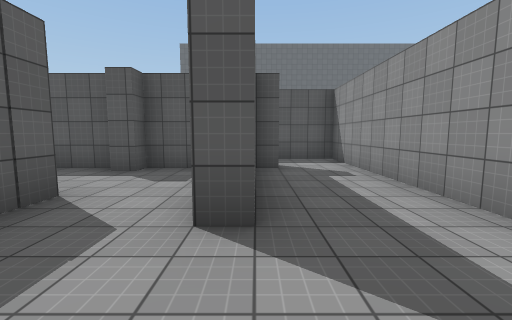
View 1 (above)

24 first-person views from a walk through a scene from a Unity 3-D project. The camera is 1.5 m above the floor, tilts 6° down and sees 90° across. The floor is counted in squares, 2 m on a side. Each view is taken from the middle of a square. On the plan, view 1 faces up. The plan holds only what a view shows up to about 9 squares ahead; the rest is blank. The place goes on beyond the plan. The player is left out. Surface patterns are stand-ins for the level's own textures.

View 2
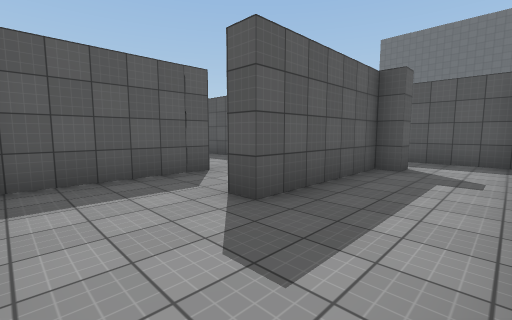

View 3
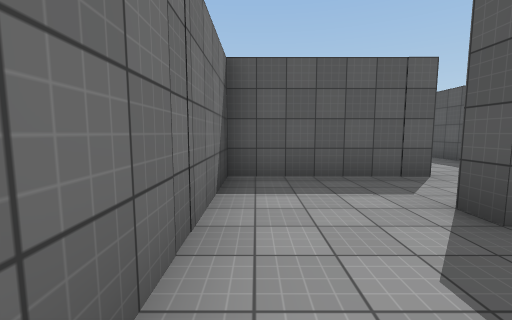

View 4
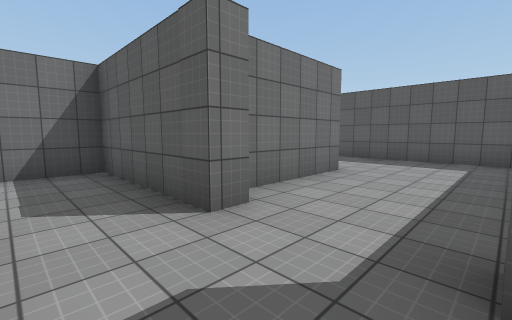

View 5
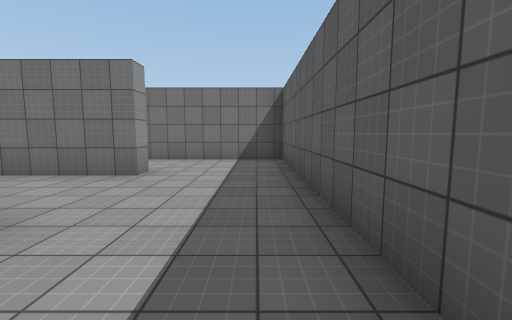

View 6
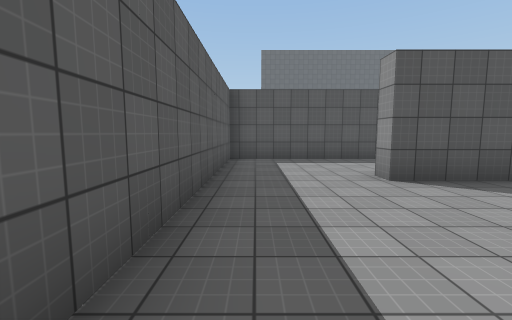

View 7
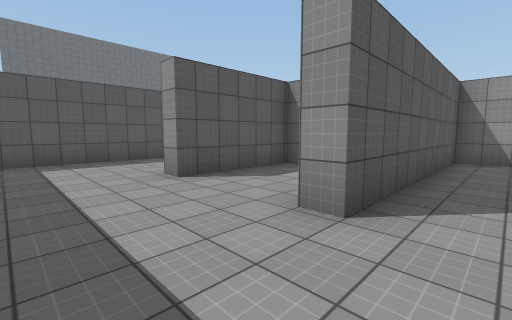

View 8
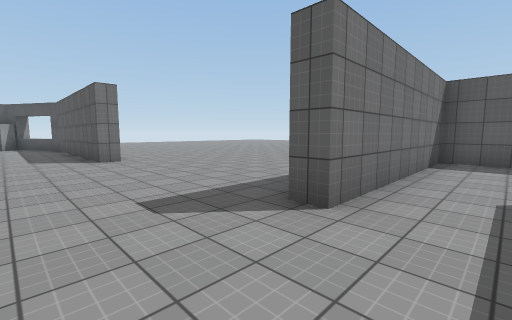

View 9
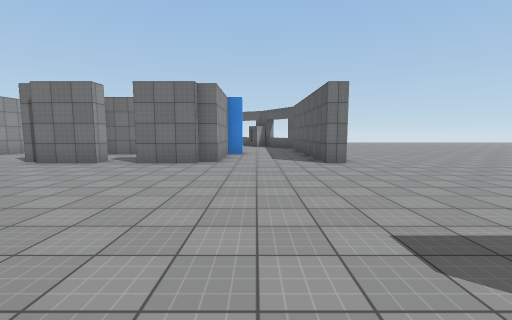

View 10
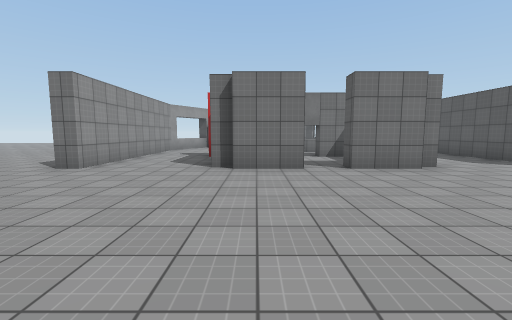

View 11
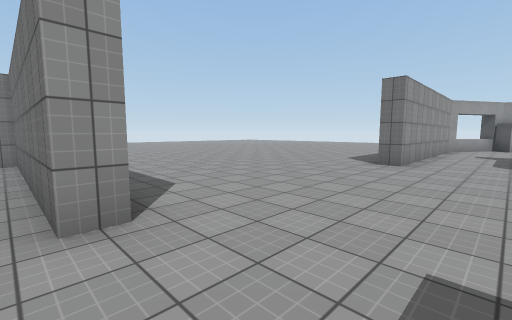

View 12
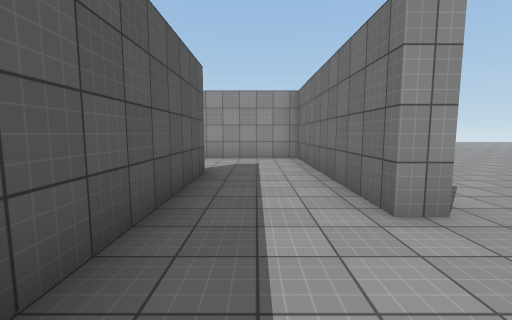

View 13
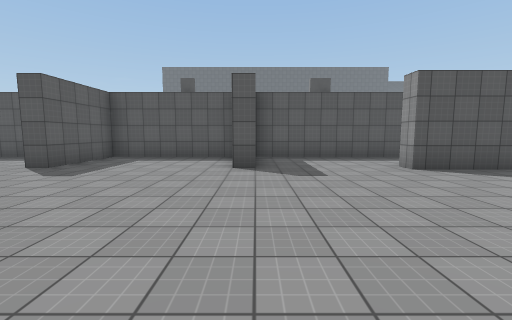

View 14
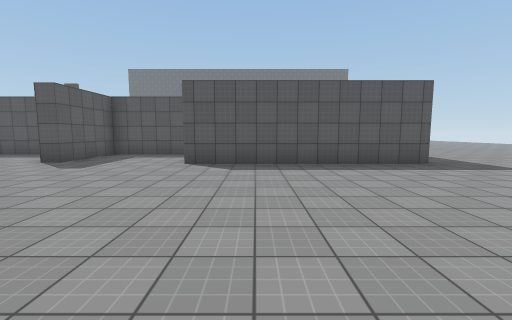

View 15
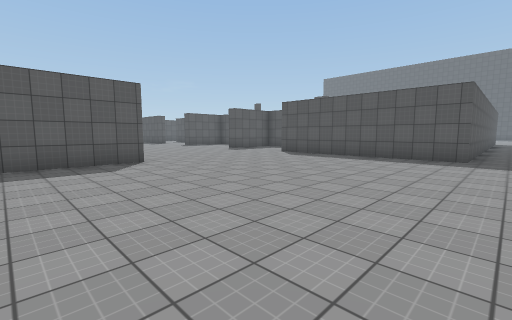

View 16
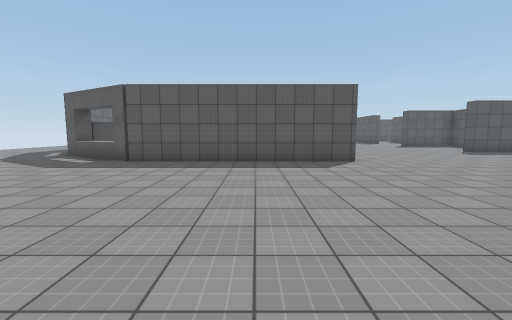

View 17
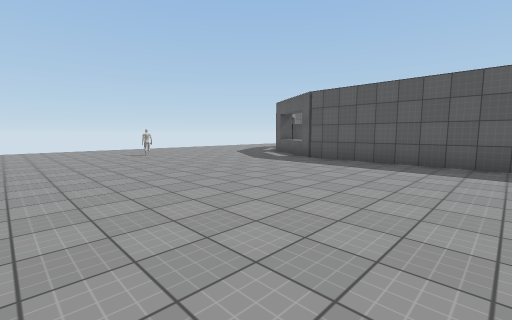

View 18
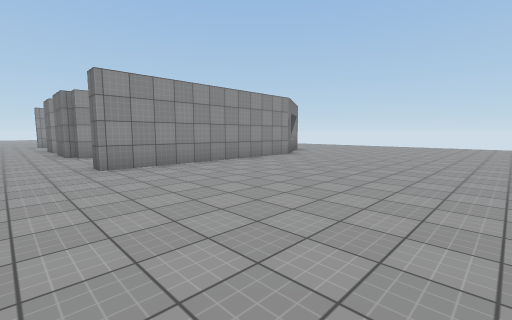

View 19
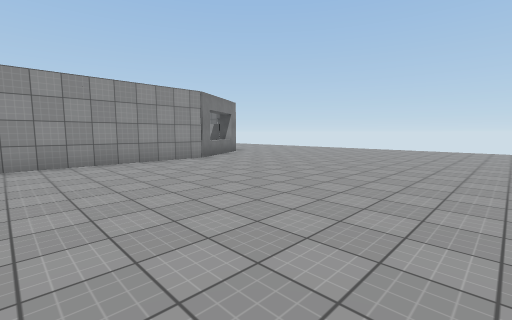

View 20
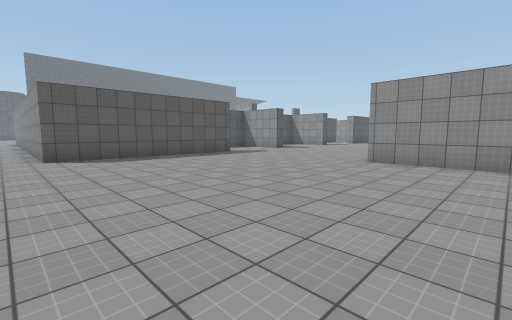

View 21
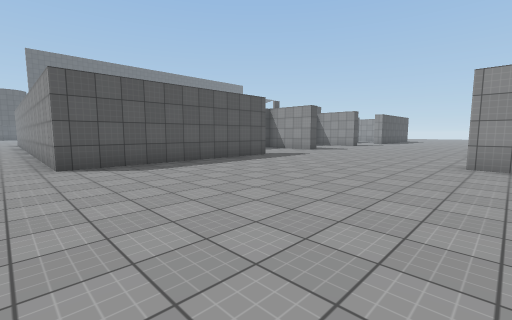

View 22
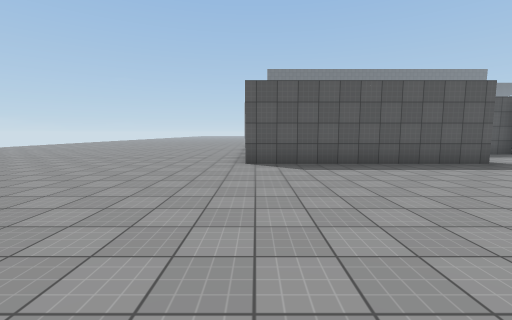

View 23
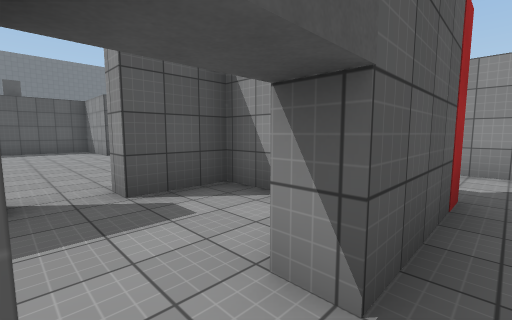

View 24
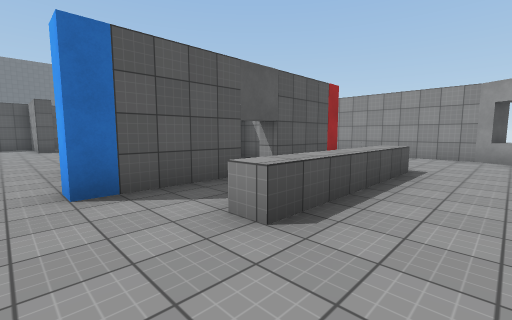

### Floor plan
Key: @ floor where view 1 was taken; # wall or solid block; x gap in a wall; . floor; ^ raised ledge; T thing the floor can be seen under or through.
Columns run from 10 left of view 1 to 15 right of it. Each row starts with its distance up from view 1.
  8           ####
  7           ...#
  6  ##########..#
  5  #........#..#
  4  #........#..#
  3  #......#.#..#
  2 .#...####....#
  1 .#.....#.....
  0 .#.....#..@..           #.
 -1 .#...################...#.
 -2 .#........#....#........#.
 -3 .######...#....#...######.
 -4 ..........................
 -5 ..........................
 -6 ..........................
 -7 ..........................
 -8 ..........................
 -9 ...........#TT#...........
-10 .......#..##TT##..#.......
-11 .......#..##..##..#.......
-12 .......#..##xx##..#.......
-13 .......#..........#.......
-14 .......# ..^^^^...#.......
-15 .......# .........#.......
-16 .......^ .........^.......

Where each view was taken, in squares from view 1:
view 1: 0 up, 0 right, facing up
view 2: 0 up, 2 right, facing up-left
view 3: 0 up, 2 right, facing left
view 4: 5 up, 1 left, facing down-left
view 5: 4 up, 8 left, facing down
view 6: 2 down, 8 left, facing up
view 7: 2 down, 8 left, facing up-right
view 8: 2 down, 1 left, facing down-left
view 9: 3 down, 1 left, facing down
view 10: 4 down, 4 right, facing down
view 11: 3 down, 6 right, facing down-right
view 12: 2 down, 6 right, facing right
view 13: 9 down, 5 right, facing up
view 14: 10 down, 10 right, facing up
view 15: 12 down, 15 right, facing up-left
view 16: 12 down, 15 right, facing left
view 17: 11 down, 15 right, facing down-left
view 18: 8 down, 9 left, facing down-right
view 19: 11 down, 10 left, facing down-right
view 20: 12 down, 10 left, facing up-right
view 21: 10 down, 10 left, facing up-right
view 22: 10 down, 9 left, facing up
view 23: 13 down, 2 right, facing up-right
view 24: 16 down, 1 left, facing up-right
